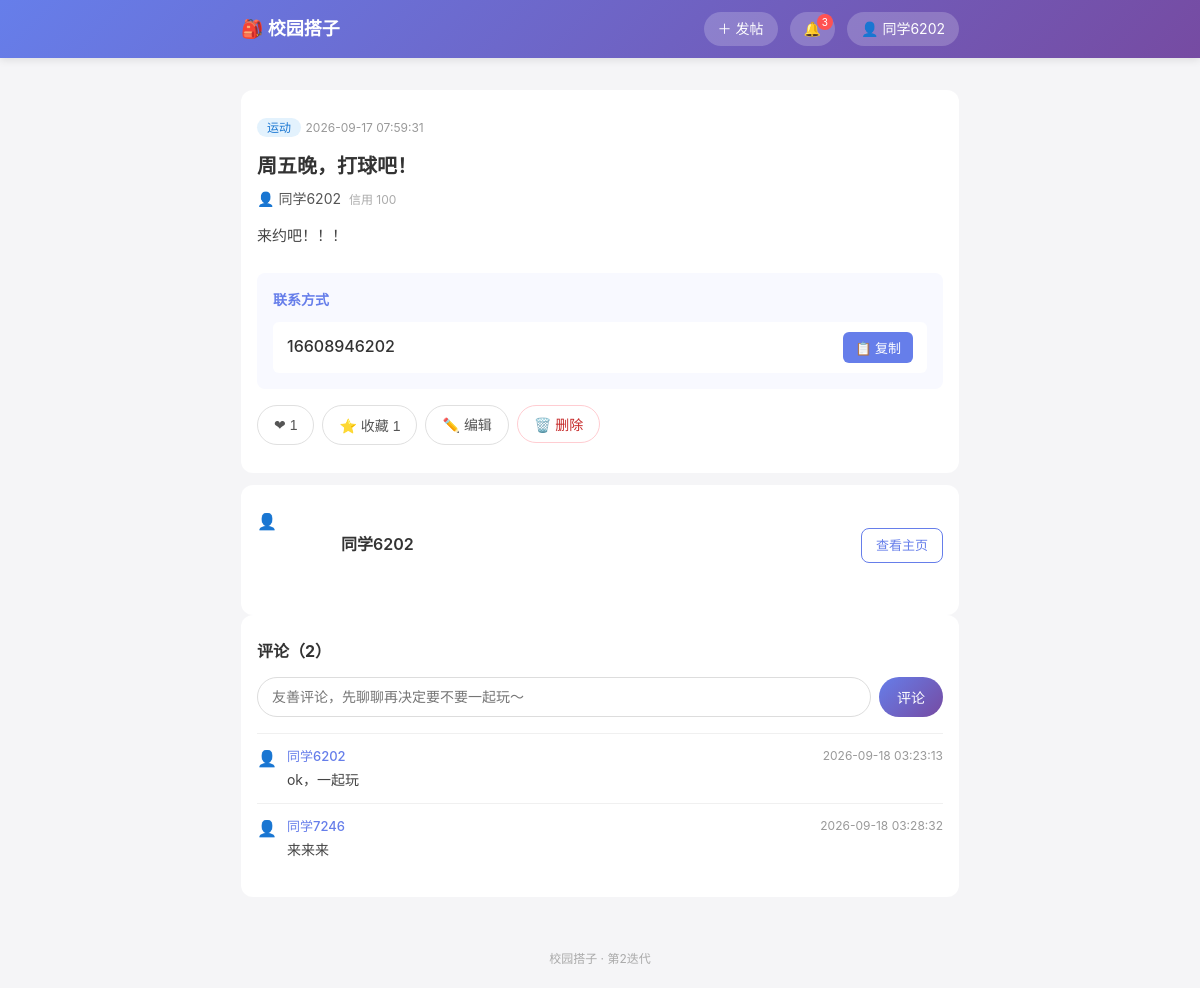
Page /post/1 (signed in) on the committed database.
### tables this page shows
CREATE TABLE users (
            id INTEGER PRIMARY KEY AUTOINCREMENT,
            phone TEXT UNIQUE NOT NULL,
            password_hash TEXT NOT NULL,
            nickname TEXT,
            create_time DATETIME DEFAULT CURRENT_TIMESTAMP
        , credit INTEGER DEFAULT 100, age INTEGER, gender TEXT, interests TEXT, bio TEXT, avatar TEXT, contact_public INTEGER DEFAULT 1);

CREATE TABLE posts (
            id INTEGER PRIMARY KEY AUTOINCREMENT,
            user_id INTEGER NOT NULL,
            title TEXT NOT NULL,
            category TEXT NOT NULL,
            content TEXT NOT NULL,
            contact TEXT NOT NULL,
            create_time DATETIME DEFAULT CURRENT_TIMESTAMP,
            status TINYINT DEFAULT 1,
            FOREIGN KEY (user_id) REFERENCES users(id)
        );

CREATE TABLE comments (
            id INTEGER PRIMARY KEY AUTOINCREMENT,
            post_id INTEGER NOT NULL,
            user_id INTEGER NOT NULL,
            content TEXT NOT NULL,
            create_time DATETIME DEFAULT CURRENT_TIMESTAMP
        );

### app.py (the view)
@app.route('/post/<int:post_id>')
def post_detail(post_id):
    conn = get_conn()
    c = conn.cursor()
    post = c.execute('''
        SELECT p.id, p.title, p.category, p.content, p.contact, p.create_time,
               u.nickname, u.id AS author_id, u.age, u.gender, u.interests,
               u.bio, u.credit, u.avatar, u.contact_public
        FROM posts p JOIN users u ON p.user_id = u.id
        WHERE p.id = ? AND p.status = 1
    ''', (post_id,)).fetchone()
    if not post:
        conn.close()
        return '帖子不存在或已删除'
    comments = c.execute('''
        SELECT cm.id, cm.content, cm.create_time, u.nickname, u.id AS user_id, u.avatar
        FROM comments cm JOIN users u ON cm.user_id = u.id
        WHERE cm.post_id = ? ORDER BY cm.create_time ASC
    ''', (post_id,)).fetchall()
    like_count = c.execute('SELECT COUNT(*) AS n FROM likes WHERE post_id = ?', (post_id,)).fetchone()['n']
    fav_count = c.execute('SELECT COUNT(*) AS n FROM favorites WHERE post_id = ?', (post_id,)).fetchone()['n']
    liked = favorited = is_owner = blocked_by_author = False
    if 'user_id' in session:
        uid = session['user_id']
        liked = c.execute('SELECT 1 FROM likes WHERE post_id = ? AND user_id = ?',
                          (post_id, uid)).fetchone() is not None
        favorited = c.execute('SELECT 1 FROM favorites WHERE post_id = ? AND user_id = ?',
                              (post_id, uid)).fetchone() is not None
        is_owner = (uid == post['author_id'])
        blocked_by_author = c.execute('SELECT 1 FROM blacklist WHERE user_id = ? AND blocked_id = ?',
                                      (post['author_id'], uid)).fetchone() is not None
    conn.close()
    author_interests = parse_interests(post['interests'] or '')
    contact_visible = bool(post['contact_public']) or 'user_id' in session
    return render_template('detail.html', post=post, comments=comments,
                           like_count=like_count, fav_count=fav_count,
                           liked=liked, favorited=favorited,
                           is_owner=is_owner, blocked_by_author=blocked_by_author,
                           author_interests=author_interests,
                           contact_visible=contact_visible)

### app.py (called while the page is built)
def get_conn():
    conn = sqlite3.connect(DB_PATH)
    conn.row_factory = sqlite3.Row
    return conn

def parse_interests(interests_raw):
    tags = [t.strip() for t in interests_raw.replace('，', ',').split(',') if t.strip()]
    return list(dict.fromkeys(tags))

@app.context_processor
def inject_global_vars():
    return {
        'logged_in': 'user_id' in session,
        'nickname': session.get('nickname', ''),
        'avatar': session.get('avatar', ''),
    }

### templates/detail.html (shortened to what this page needs)
{% extends "base.html" %}
{% block content %}
<div class="detail-container">
    <div class="detail-card">
        <div class="detail-header">
            <span class="post-category cat-{{ post.category }}">{{ post.category }}</span>
            <span class="post-time">{{ post.create_time }}</span>
        </div>
        <h1 class="detail-title">{{ post.title }}</h1>
        <a href="/user/{{ post.author_id }}" class="detail-author">
            {% if post.avatar %}<img src="{{ post.avatar }}" class="mini-avatar" alt="头像">{% else %}👤{% endif %}
            {{ post.nickname }}
            <span class="author-age">信用 {{ post.credit }}</span>
        </a>
        <div class="detail-content">{{ post.content }}</div>
        {% if contact_visible %}
        <div class="detail-contact">
            <h4>联系方式</h4>
            <div class="contact-box">
                <span class="contact-text" id="contactText">{{ post.contact }}</span>
                <button class="btn-copy" onclick="copyContact()">📋 复制</button>
            </div>
        </div>
        {% else %}
        <div class="detail-contact">
            <h4>联系方式</h4>
            <div class="tip">作者设置了仅登录用户可见，<a href="/login">登录后</a>查看</div>
        </div>
        {% endif %}
        <div class="detail-actions">
            {% if logged_in %}
            <button class="action-btn {{ 'active' if liked else '' }}" id="like-btn"
                    onclick="toggleLike()">❤ <span id="like-count">{{ like_count }}</span></button>
            <button class="action-btn {{ 'active' if favorited else '' }}" id="fav-btn"
                    onclick="toggleFav()">⭐ 收藏 <span id="fav-count">{{ fav_count }}</span></button>
            {% else %}
            <span class="action-btn">❤ <span>{{ like_count }}</span></span>
            <span class="action-btn">⭐ 收藏 <span>{{ fav_count }}</span></span>
            {% endif %}
            {% if is_owner %}
            <a href="/post/{{ post.id }}/edit" class="action-btn">✏️ 编辑</a>
            <form method="POST" action="/post/{{ post.id }}/delete" style="display:inline;"
                  onsubmit="return confirm('确定要删除这条帖子吗？');">
                <button type="submit" class="action-btn danger">🗑️ 删除</button>
            </form>
            {% elif logged_in %}
            <form method="POST" action="/post/{{ post.id }}/report" class="report-form"
                  onsubmit="return confirm('确认举报这条帖子？');">
                <input type="text" name="reason" placeholder="举报原因（选填）" class="report-input">
                <button type="submit" class="action-btn danger">举报</button>
            </form>
            {% endif %}
        </div>
    </div>
    <div class="detail-card author-card">
        <div class="author-card-head">
            {% if post.avatar %}<img src="{{ post.avatar }}" class="big-avatar" alt="头像">{% else %}<div class="big-avatar">👤</div>{% endif %}
            <div>
                <a href="/user/{{ post.author_id }}" class="author-name">{{ post.nickname }}</a>
            </div>
            <a href="/user/{{ post.author_id }}" class="btn-secondary btn-sm">查看主页</a>
        </div>
    </div>
    <div class="detail-card">
        <h3 class="section-title">评论（{{ comments|length }}）</h3>
        {% if logged_in and not blocked_by_author %}
        <form method="POST" action="/post/{{ post.id }}/comment" class="comment-form">
            <input type="text" name="content" maxlength="200" required
                   placeholder="友善评论，先聊聊再决定要不要一起玩～">
            <button type="submit" class="btn-comment">评论</button>
        </form>
        {% elif blocked_by_author %}
        <div class="tip">你已被该帖作者拉黑，无法评论</div>
        {% else %}
        <div class="tip"><a href="/login">登录后可以评论</a></div>
        {% endif %}
        <div class="comment-list">
            {% for cm in comments %}
            <div class="comment-item">
                {% if cm.avatar %}<img src="{{ cm.avatar }}" class="mini-avatar" alt="头像">{% else %}👤{% endif %}
                <div class="comment-body">
                    <div class="comment-head">
                        <a href="/user/{{ cm.user_id }}" class="comment-name">{{ cm.nickname }}</a>
                        <span class="post-time">{{ cm.create_time }}</span>
                    </div>
                    <div class="comment-text">{{ cm.content }}</div>
                </div>
            </div>
            {% else %}
            <div class="tip" style="padding:10px 0;">还没有评论，抢个沙发～</div>
            {% endfor %}
        </div>
    </div>
</div>
{% endblock %}

### templates/base.html (shortened to what this page needs)
<!DOCTYPE html>
<html lang="zh-CN">
<head>
    <link rel="stylesheet" href="/static/css/style.css">
</head>
<body>
    <nav class="navbar">
        <div class="nav-container">
            <a href="/" class="nav-logo">🎒 校园搭子</a>
            <div class="nav-links">
                {% if logged_in %}
                    <a href="/publish" class="nav-btn">＋ 发帖</a>
                    <a href="/notifications" class="nav-btn nav-bell">🔔
                        <span class="badge" id="unread-badge" style="display:none;">0</span>
                    </a>
                    <a href="/profile" class="nav-btn">
                        {% if avatar %}<img src="{{ avatar }}" class="nav-avatar" alt="头像">{% else %}👤{% endif %}
                        {{ nickname }}
                    </a>
                {% else %}
                    <a href="/login" class="nav-btn">登录 / 注册</a>
                {% endif %}
            </div>
        </div>
    </nav>
    <main class="main-content">
        {% block content %}{% endblock %}
    </main>
    <footer class="footer">
        <p>校园搭子 · 第2迭代</p>
    </footer>
</body>
</html>

### static/css/style.css (style rules this page uses)
* { margin: 0; padding: 0; box-sizing: border-box; }
body { font-family: -apple-system, BlinkMacSystemFont, "Segoe UI", "PingFang SC", "Hiragino Sans GB", "Microsoft YaHei", sans-serif; background-color: #f5f5f7; color: #333; line-height: 1.6; }
a { text-decoration: none; color: inherit; }
.navbar { background: linear-gradient(135deg, #667eea 0%, #764ba2 100%); color: white; position: sticky; top: 0; z-index: 100; box-shadow: 0 2px 8px rgba(0,0,0,0.1); }
.nav-container { max-width: 750px; margin: 0 auto; padding: 12px 16px; display: flex; justify-content: space-between; align-items: center; }
.nav-logo { font-size: 18px; font-weight: bold; color: white; }
.nav-links { display: flex; gap: 12px; }
.nav-btn { color: white; padding: 6px 14px; border-radius: 20px; font-size: 14px; background: rgba(255,255,255,0.2); transition: background 0.2s; }
.main-content { max-width: 750px; margin: 0 auto; padding: 16px; min-height: calc(100vh - 120px); }
.post-category { font-size: 12px; padding: 2px 10px; border-radius: 10px; font-weight: 500; }
.cat-运动 { background: #e3f2fd; color: #1976d2; }
.post-time { font-size: 12px; color: #999; }
.btn-secondary { display: inline-block; padding: 10px 24px; background: white; color: #667eea; border: 1px solid #667eea; border-radius: 8px; font-size: 14px; cursor: pointer; text-align: center; }
.detail-container { padding: 16px 0; }
.detail-card { background: white; border-radius: 12px; padding: 24px 16px; }
.detail-title { font-size: 20px; margin: 12px 0 8px; line-height: 1.4; }
.detail-content { font-size: 15px; line-height: 1.8; color: #444; margin-bottom: 24px; }
.detail-contact { background: #f8f9ff; padding: 16px; border-radius: 8px; }
.detail-contact h4 { font-size: 14px; color: #667eea; margin-bottom: 10px; }
.contact-box { display: flex; justify-content: space-between; align-items: center; background: white; padding: 10px 14px; border-radius: 6px; }
.contact-text { font-size: 16px; font-weight: 500; }
.btn-copy { background: #667eea; color: white; border: none; padding: 6px 12px; border-radius: 6px; font-size: 13px; cursor: pointer; }
.section-title { font-size: 16px; margin-bottom: 12px; color: #333; }
.footer { text-align: center; padding: 20px; color: #aaa; font-size: 12px; }
.big-avatar { width: 72px; height: 72px; border-radius: 50%; object-fit: cover; }
.author-age { color: #aaa; font-size: 12px; margin-left: 4px; }
.nav-bell { position: relative; }
.badge { position: absolute; top: 2px; right: 2px; background: #ff5252; color: white; font-size: 10px; border-radius: 10px; padding: 0 5px; line-height: 16px; min-width: 16px; text-align: center; }
.detail-author { display: block; color: #555; font-size: 14px; margin-bottom: 12px; }
.detail-actions { display: flex; flex-wrap: wrap; gap: 8px; margin: 16px 0 4px; }
.action-btn { display: inline-block; padding: 8px 16px; border: 1px solid #e0e0e0; background: white; border-radius: 20px; font-size: 14px; color: #555; cursor: pointer; transition: all 0.2s; }
.action-btn.danger { color: #c62828; border-color: #ffcdd2; }
.author-card { margin-top: 12px; }
.author-card-head { display: flex; align-items: center; gap: 12px; margin-bottom: 10px; }
.author-name { font-size: 16px; font-weight: 600; color: #333; }
.btn-sm { padding: 6px 14px; font-size: 13px; margin-left: auto; }
.comment-form { display: flex; gap: 8px; margin-bottom: 16px; }
.comment-form input { flex: 1; padding: 10px 14px; border: 1px solid #ddd; border-radius: 20px; font-size: 14px; outline: none; }
.btn-comment { padding: 10px 18px; border: none; border-radius: 20px; background: linear-gradient(135deg, #667eea 0%, #764ba2 100%); color: white; font-size: 14px; cursor: pointer; }
.comment-item { display: flex; gap: 10px; padding: 12px 0; border-top: 1px solid #f0f0f0; }
.comment-body { flex: 1; }
.comment-head { display: flex; justify-content: space-between; margin-bottom: 2px; }
.comment-name { font-size: 13px; font-weight: 500; color: #667eea; }
.comment-text { font-size: 14px; color: #444; }

### rows in the picture
users: nickname "同学6202", credit "100"
posts: category "运动", create_time "2026-09-17 07:59:31", title "周五晚，打球吧！", content "来约吧！！！", contact "16608946202"
comments: nickname "同学6202", create_time "2026-09-18 03:23:13", content "ok，一起玩"
comments: nickname "同学7246", create_time "2026-09-18 03:28:32", content "来来来"

### other values in the picture
{{ like_count }} "1"
{{ fav_count }} "1"
{{ comments|length }} "2"
